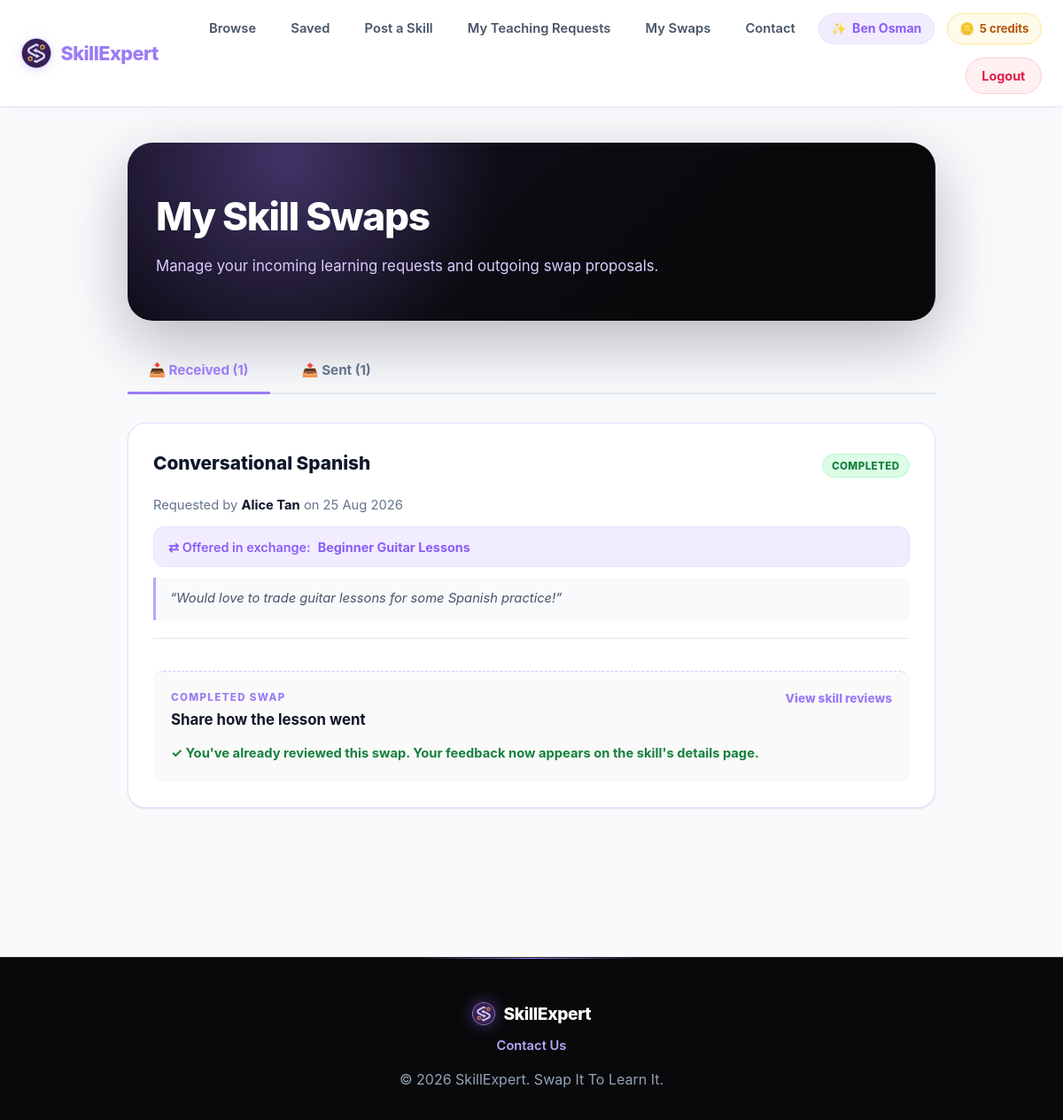
The page /public/swaps.php (signed in) on the database its author committed.
### tables this page shows
CREATE TABLE IF NOT EXISTS users (
    id INT UNSIGNED NOT NULL AUTO_INCREMENT,
    name VARCHAR(100) NOT NULL,
    email VARCHAR(150) NOT NULL UNIQUE,
    passwordHash VARCHAR(255) NOT NULL,
    creditsBalance INT NOT NULL DEFAULT 0,
    createdAt TIMESTAMP NOT NULL DEFAULT CURRENT_TIMESTAMP,

    PRIMARY KEY (id)
);

CREATE TABLE IF NOT EXISTS swapRequests (
    id INT UNSIGNED NOT NULL AUTO_INCREMENT,
    skillId INT UNSIGNED NOT NULL,             
    requesterId INT UNSIGNED NOT NULL,         
    receiverId INT UNSIGNED NOT NULL,          
    offeredSkillId INT UNSIGNED DEFAULT NULL,  
    message TEXT DEFAULT NULL,                 
    status ENUM('pending', 'accepted', 'declined', 'completed', 'cancelled')
        NOT NULL DEFAULT 'pending',
    completedBy INT UNSIGNED DEFAULT NULL,     
    completedAt TIMESTAMP NULL DEFAULT NULL,
    createdAt TIMESTAMP NOT NULL DEFAULT CURRENT_TIMESTAMP,
    updatedAt TIMESTAMP NOT NULL DEFAULT CURRENT_TIMESTAMP ON UPDATE CURRENT_TIMESTAMP,

    PRIMARY KEY (id),
    FOREIGN KEY (skillId) REFERENCES skills(id) ON DELETE CASCADE,
    FOREIGN KEY (requesterId) REFERENCES users(id) ON DELETE CASCADE,
    FOREIGN KEY (receiverId) REFERENCES users(id) ON DELETE CASCADE,
    FOREIGN KEY (offeredSkillId) REFERENCES skills(id) ON DELETE SET NULL,
    FOREIGN KEY (completedBy) REFERENCES users(id) ON DELETE SET NULL,
    CHECK (requesterId <> receiverId),         
    INDEX idx_requester (requesterId),
    INDEX idx_receiver (receiverId),
    INDEX idx_status (status),
    INDEX idx_skill (skillId)
);

CREATE TABLE IF NOT EXISTS skills (
    id INT UNSIGNED NOT NULL AUTO_INCREMENT,
    userId INT UNSIGNED NOT NULL,
    title VARCHAR(150) NOT NULL,
    category VARCHAR(50) NOT NULL,
    description TEXT NOT NULL,
    imagePath VARCHAR(255) DEFAULT NULL,
    createdAt TIMESTAMP NOT NULL DEFAULT CURRENT_TIMESTAMP,

    PRIMARY KEY (id),
    FOREIGN KEY (userId) REFERENCES users(id) ON DELETE CASCADE,  
    INDEX idx_category (category),
    INDEX idx_user (userId)
);

### includes/swap_functions.php (called while the page is built, shortened)
<?php
function getReceivedRequests(PDO $pdo, int $userId): array
{
    $stmt = $pdo->prepare(
        "SELECT sr.*, sk.title AS skillTitle,
                req.name AS requesterName,
                offSk.title AS offeredSkillTitle
         FROM swapRequests sr
         JOIN skills sk        ON sr.skillId = sk.id
         JOIN users req        ON sr.requesterId = req.id
         LEFT JOIN skills offSk ON sr.offeredSkillId = offSk.id
         WHERE sr.receiverId = ?
         ORDER BY FIELD(sr.status, 'pending', 'accepted', 'completed', 'declined', 'cancelled'),
                  sr.createdAt DESC"
    );
    $stmt->execute([$userId]);
    return $stmt->fetchAll();
}
function getSentRequests(PDO $pdo, int $userId): array
{
    $stmt = $pdo->prepare(
        "SELECT sr.*, sk.title AS skillTitle,
                rec.name AS receiverName,
                offSk.title AS offeredSkillTitle
         FROM swapRequests sr
         JOIN skills sk        ON sr.skillId = sk.id
         JOIN users rec        ON sr.receiverId = rec.id
         LEFT JOIN skills offSk ON sr.offeredSkillId = offSk.id
         WHERE sr.requesterId = ?
         ORDER BY FIELD(sr.status, 'pending', 'accepted', 'completed', 'declined', 'cancelled'),
                  sr.createdAt DESC"
    );
    $stmt->execute([$userId]);
    return $stmt->fetchAll();
}
function userHasReviewed(PDO $pdo, int $swapId, int $userId): bool
{
    $stmt = $pdo->prepare("SELECT 1 FROM reviews WHERE swapId = ? AND userId = ? LIMIT 1");
    $stmt->execute([$swapId, $userId]);
    return (bool) $stmt->fetch();
}
function statusBadgeClass(string $status): string
{
    $allowed = ['pending', 'accepted', 'declined', 'completed', 'cancelled'];
    return in_array($status, $allowed, true) ? $status : 'pending';
}
function getUserCreditsBalance(PDO $pdo, int $userId): int
{
    $stmt = $pdo->prepare('SELECT creditsBalance FROM users WHERE id = ? LIMIT 1');
    $stmt->execute([$userId]);
    $row = $stmt->fetch();
    return $row ? (int) $row['creditsBalance'] : 0;
}

### public/swaps.php (the view, shortened to what this page needs)
<?php
require_once __DIR__ . '/../config/db.php';
require_once __DIR__ . '/../includes/swap_functions.php';
$currentUserId = (int) $_SESSION['user_id'];
$received = getReceivedRequests($pdo, $currentUserId);
$sent     = getSentRequests($pdo, $currentUserId);
require_once __DIR__ . '/../includes/header.php';
function renderSwapActions(array $swap, string $viewerRole, int $currentUserId): void
{
    ?>
    <div class="swap-actions">
    </div>
    <?php
}
?>
<link rel="stylesheet" href="/main/assets/css/swaps.css?v=<?php echo filemtime(__DIR__ . '/../assets/css/swaps.css'); ?>">
<section class="container swaps-page">
    <div class="swaps-page-header">
        <h1>My Skill Swaps</h1>
        <p>Manage your incoming learning requests and outgoing swap proposals.</p>
    </div>
    <div class="swaps-tabs">
        <div class="swap-tab-labels">
            <label for="tab-received">📥 Received (<?php echo count($received); ?>)</label>
            <label for="tab-sent">📤 Sent (<?php echo count($sent); ?>)</label>
        </div>
        <div class="swap-tab-panel" id="panel-received">
            <?php if (empty($received)): ?>
                <div class="empty-state">
                    <p>No incoming swap requests at the moment.</p>
                    <p class="mt-1"><small>Make sure your skills have clear descriptions to attract more learners!</small></p>
                </div>
            <?php else: ?>
                <?php foreach ($received as $swap): ?>
                    <article class="swap-card">
                        <div class="swap-card-top-bar">
                            <h3><?php echo htmlspecialchars($swap['skillTitle']); ?></h3>
                            <span class="status-badge status-<?php echo statusBadgeClass($swap['status']); ?>">
                                <?php echo htmlspecialchars(ucfirst($swap['status'])); ?>
                            </span>
                        </div>
                        <p class="swap-meta">
                            Requested by <strong><?php echo htmlspecialchars($swap['requesterName']); ?></strong>
                            on <?php echo htmlspecialchars(date('d M Y', strtotime($swap['createdAt']))); ?>
                        </p>
                        <?php if (!empty($swap['offeredSkillTitle'])): ?>
                            <div class="swap-offer-box">
                                <span>⇄ Offered in exchange:</span>
                                <strong><?php echo htmlspecialchars($swap['offeredSkillTitle']); ?></strong>
                            </div>
                        <?php endif; ?>
                        <?php if (!empty($swap['message'])): ?>
                            <div class="swap-message-bubble">
                                &ldquo;<?php echo htmlspecialchars($swap['message']); ?>&rdquo;
                            </div>
                        <?php endif; ?>
                        <?php renderSwapActions($swap, 'received', $currentUserId); ?>
                        <?php if ($swap['status'] === 'completed'): ?>
                            <?php include __DIR__ . '/../includes/review_form_partial.php'; ?>
                        <?php endif; ?>
                    </article>
                <?php endforeach; ?>
            <?php endif; ?>
        </div>
    </div>
</section>
<?php require_once __DIR__ . '/../includes/footer.php'; ?>

### includes/nav.php (shortened to what this page needs)
<?php
$userName = $_SESSION['name'] ?? 'User';
$creditsBalance = null;
if ($isLoggedIn) {
    require_once __DIR__ . '/../config/db.php';
    require_once __DIR__ . '/swap_functions.php';
    $creditsBalance = getUserCreditsBalance($pdo, (int) $_SESSION['user_id']);
}
?>
<nav class="main-nav">
    <div class="nav-container">
        <a href="/main/public/index.php" class="nav-brand">
            <img src="/main/assets/img/logo-icon-dark.png" alt="SkillExpert" class="nav-logo-icon">
            SkillExpert
        </a>
        <ul class="nav-menu">
            <?php if ($isLoggedIn): ?>
                <li class="nav-item"><a href="/main/public/browse.php" class="nav-link">Browse</a></li>
                <li class="nav-item"><a href="/main/public/saved.php" class="nav-link">Saved</a></li>
                <li class="nav-item"><a href="/main/public/posting.php" class="nav-link">Post a Skill</a></li>
                <li class="nav-item"><a href="/main/public/teaching_requests.php" class="nav-link">My Teaching Requests</a></li>
                <li class="nav-item"><a href="/main/public/swaps.php" class="nav-link">My Swaps</a></li>
                <li class="nav-item"><a href="/main/public/contact.php" class="nav-link">Contact</a></li>
                <li class="nav-item nav-user-item">
                    <span class="nav-user-name"><?php echo htmlspecialchars($userName); ?></span>
                </li>
                <?php if ($creditsBalance !== null): ?>
                <li class="nav-item nav-credits-item" title="View your credit history">
                    <a href="/main/public/credits.php" class="nav-credits-badge"><?php echo (int) $creditsBalance; ?> credit<?php echo (int) $creditsBalance === 1 ? '' : 's'; ?></a>
                </li>
                <?php endif; ?>
                <li class="nav-item"><a href="/main/auth/logout.php" class="nav-link btn-logout">Logout</a></li>
            <?php endif; ?>
        </ul>
    </div>
</nav>

### includes/review_form_partial.php (shortened to what this page needs)
<?php
$alreadyReviewed = userHasReviewed($pdo, (int) $swap['id'], $currentUserId);
?>
<div class="review-partial" id="review-swap-<?php echo (int) $swap['id']; ?>">
    <div class="review-callout-header">
        <div>
            <p class="review-eyebrow">Completed swap</p>
            <h4>Share how the lesson went</h4>
        </div>
        <a href="/main/public/details.php?id=<?php echo (int) $swap['skillId']; ?>#reviews" class="review-details-link">View skill reviews</a>
    </div>
    <?php if ($alreadyReviewed): ?>
        <p class="review-done">✓ You've already reviewed this swap. Your feedback now appears on the skill's details page.</p>
    <?php endif; ?>
</div>

### assets/css/style.css (style rules this page uses)
:root { --primary-color: #9b7cf7; --primary-hover: #8b5cf6; --primary-active: #7c3aed; --primary-light: #b9a4fb; --primary-lighter: #d8ccff; --primary-soft: #f1edff; --lavender-100: #f5f1ff; --lavender-200: #e9ddff; --lavender-300: #d8c4fe; --primary-glow: rgba(155, 124, 247, 0.35); --primary-glow-subtle: rgba(155, 124, 247, 0.12); --secondary-color: #38bdf8; --accent-gold: #f59e0b; --dark-bg: #09090b; --dark-surface: #111115; --dark-card: #18181b; --dark-border: #27272a; --light-bg: #f8fafc; --light-surface: #ffffff; --card-bg: #ffffff; --text-primary: #0f172a; --text-secondary: #475569; --text-muted: #64748b; --text-light: #f1f5f9; --border-color: #e2e8f0; --border-hover: #cbd5e1; --shadow-sm: 0 1px 3px rgba(15, 23, 42, 0.06), 0 1px 2px rgba(15, 23, 42, 0.04); --shadow-md: 0 4px 12px -2px rgba(139, 92, 246, 0.08), 0 2px 6px -1px rgba(15, 23, 42, 0.06); --shadow-lg: 0 12px 24px -4px rgba(139, 92, 246, 0.12), 0 4px 8px -2px rgba(15, 23, 42, 0.04); --shadow-purple: 0 10px 30px -5px rgba(139, 92, 246, 0.25); --radius-sm: 8px; --radius-md: 12px; --radius-lg: 20px; --radius-full: 9999px; --transition: all 0.25s cubic-bezier(0.16, 1, 0.3, 1); --module-hero-bg: radial-gradient(circle at 20% 10%, rgba(155, 124, 247, 0.34), transparent 32%), linear-gradient(135deg, #151022 0%, #09090b 70%); --module-card-bg: rgba(255, 255, 255, 0.94); }
* { box-sizing: border-box; margin: 0; padding: 0; }
html { scroll-behavior: smooth; }
body { font-family: 'Inter', system-ui, -apple-system, BlinkMacSystemFont, 'Segoe UI', Roboto, sans-serif; color: var(--text-primary); background-color: var(--light-bg); line-height: 1.6; -webkit-font-smoothing: antialiased; }
a { color: var(--primary-color); text-decoration: none; transition: var(--transition); }
.container { max-width: 1100px; margin: 0 auto; padding: 2.5rem 1.5rem; }

### assets/css/layout.css (style rules this page uses)
.main-nav { background-color: rgba(255, 255, 255, 0.95); backdrop-filter: blur(12px); -webkit-backdrop-filter: blur(12px); border-bottom: 1px solid var(--border-color); box-shadow: 0 1px 10px rgba(139, 92, 246, 0.04); position: sticky; top: 0; z-index: 1000; transition: var(--transition); }
.nav-container { max-width: 1240px; margin: 0 auto; padding: 0.85rem 1.5rem; display: flex; align-items: center; justify-content: space-between; }
.nav-brand { font-size: 1.35rem; font-weight: 800; color: var(--primary-color); letter-spacing: -0.5px; display: flex; align-items: center; gap: 0.65rem; transition: var(--transition); }
.nav-logo-icon { width: 34px; height: 34px; object-fit: contain; filter: drop-shadow(0 2px 6px rgba(139, 92, 246, 0.25)); transition: transform 0.3s ease; }
.nav-menu { display: flex; align-items: center; list-style: none; gap: 0.85rem; flex-wrap: wrap; justify-content: flex-end; }
.nav-item { display: flex; align-items: center; }
.nav-link { font-size: 0.92rem; font-weight: 600; color: var(--text-secondary); padding: 0.45rem 0.8rem; border-radius: var(--radius-sm); transition: var(--transition); }
.nav-user-item { padding: 0.35rem 0.85rem; background-color: var(--primary-soft); border-radius: var(--radius-full); border: 1px solid var(--lavender-200); }
.nav-user-name { font-size: 0.88rem; font-weight: 700; color: var(--primary-hover); display: inline-flex; align-items: center; gap: 0.4rem; }
.nav-user-name::before { content: "✨"; font-size: 0.85rem; }
.nav-credits-item { padding: 0.35rem 0.85rem; background-color: #fffbeb; border-radius: var(--radius-full); border: 1px solid #fde68a; }
.nav-credits-badge { font-size: 0.82rem; font-weight: 700; color: #b45309; display: inline-flex; align-items: center; gap: 0.35rem; text-decoration: none; transition: var(--transition); }
.nav-credits-badge::before { content: "🪙"; font-size: 0.85rem; }
.btn-register, .btn-logout { padding: 0.5rem 1.1rem; border-radius: var(--radius-full); font-weight: 700; font-size: 0.9rem; display: inline-flex; align-items: center; justify-content: center; transition: var(--transition); }
.btn-logout { background-color: #fff1f2; color: #e11d48 !important; border: 1px solid #fecdd3; }

### assets/css/components.css (style rules this page uses)
.status-badge { display: inline-flex; align-items: center; font-size: 0.72rem; font-weight: 800; padding: 0.2rem 0.65rem; border-radius: var(--radius-full); text-transform: uppercase; letter-spacing: 0.04em; }
.status-completed { background-color: #dcfce7; color: #15803d; border: 1px solid #bbf7d0; }

### rows shown on the page
users: creditsBalance "5"
swaprequests: skillId.title "Conversational Spanish", status "COMPLETED", requesterId.name "Alice Tan", createdAt "25 Aug 2026", offeredSkillId.title "Beginner Guitar Lessons", message "Would love to trade guitar lessons for some Spanish practice!"

### other values the page prints
$userName "Ben Osman"
count($received) "1"
count($sent) "1"
